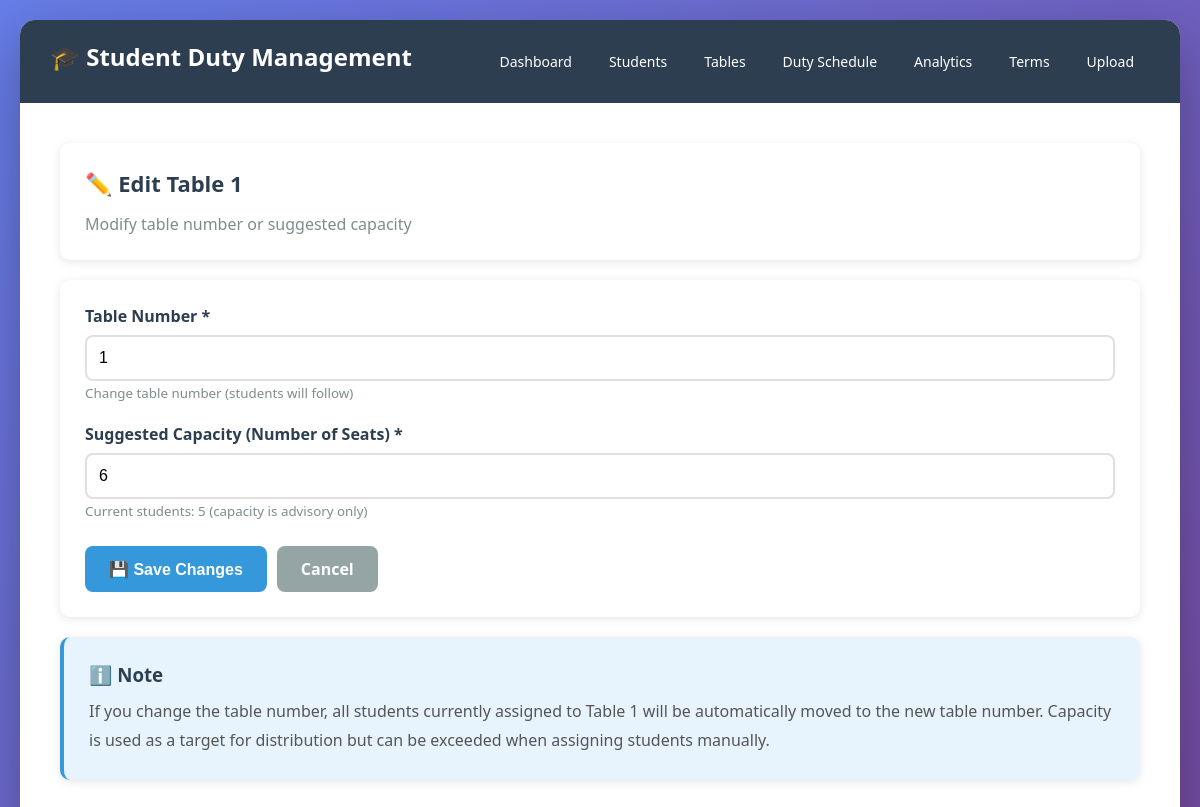
Screenshot of /tables/edit/1 with the database file from the repository.
### app.py (models this page shows, shortened)
class Table(db.Model):
    id = db.Column(db.Integer, primary_key=True)
    table_number = db.Column(db.Integer, unique=True, nullable=False)
    capacity = db.Column(db.Integer, nullable=False)
    current_count = db.Column(db.Integer, default=0)

### app.py (the view, shortened to what this page needs)
@app.route('/tables/edit/<int:id>', methods=['GET', 'POST'])
def edit_table(id):
    table = Table.query.get_or_404(id)
    return render_template('edit_table.html', table=table)

### templates/edit_table.html (shortened to what this page needs)
{% extends "base.html" %}
{% block content %}
<div class="card">
    <h2>✏️ Edit Table {{ table.table_number }}</h2>
    <p style="color: #7f8c8d; margin-top: 10px;">Modify table number or suggested capacity</p>
</div>
<div class="card" style="margin-top: 20px;">
    <form method="POST">
        <div class="form-group">
            <label for="table_number">Table Number *</label>
            <input type="number" name="table_number" id="table_number" class="form-control"
                   min="1" required value="{{ table.table_number }}">
            <small style="color: #7f8c8d;">Change table number (students will follow)</small>
        </div>
        <div class="form-group">
            <label for="capacity">Suggested Capacity (Number of Seats) *</label>
            <input type="number" name="capacity" id="capacity" class="form-control"
                   min="1" max="50" required value="{{ table.capacity }}">
            <small style="color: #7f8c8d;">Current students: {{ table.current_count }} (capacity is advisory only)</small>
        </div>
        <div style="display: flex; gap: 10px; margin-top: 25px;">
            <button type="submit" class="btn btn-primary">💾 Save Changes</button>
            <a href="{{ url_for('tables') }}" class="btn btn-secondary">Cancel</a>
        </div>
    </form>
</div>
<div class="card" style="margin-top: 20px; background: #e8f4fd; border-left: 4px solid #3498db;">
    <h3 style="color: #2c3e50; margin-bottom: 10px;">ℹ️ Note</h3>
    <p style="color: #555; line-height: 1.8;">
        If you change the table number, all students currently assigned to Table {{ table.table_number }}
        will be automatically moved to the new table number. Capacity is used as a target for distribution
        but can be exceeded when assigning students manually.
    </p>
</div>
{% endblock %}

### templates/base.html (style rules this page uses)
* { margin: 0; padding: 0; box-sizing: border-box; }
body { font-family: 'Segoe UI', Tahoma, Geneva, Verdana, sans-serif; background: linear-gradient(135deg, #667eea 0%, #764ba2 100%); min-height: 100vh; padding: 20px; }
.btn { padding: 12px 24px; border: none; border-radius: 8px; cursor: pointer; font-size: 16px; font-weight: 600; text-decoration: none; display: inline-block; transition: all 0.3s; }
.btn-primary { background: #3498db; color: white; }
.btn-secondary { background: #95a5a6; color: white; }
.card { background: white; border-radius: 10px; padding: 25px; margin-bottom: 20px; box-shadow: 0 2px 10px rgba(0, 0, 0, 0.1); }
.card h2 { color: #2c3e50; margin-bottom: 15px; font-size: 22px; }
.form-group { margin-bottom: 20px; }
.form-group label { display: block; margin-bottom: 8px; font-weight: 600; color: #2c3e50; }
.form-control { width: 100%; padding: 12px; border: 2px solid #e0e0e0; border-radius: 8px; font-size: 16px; transition: border-color 0.3s; }

### rows the page displays
Table: table_number "1", capacity "6", current_count "5"
